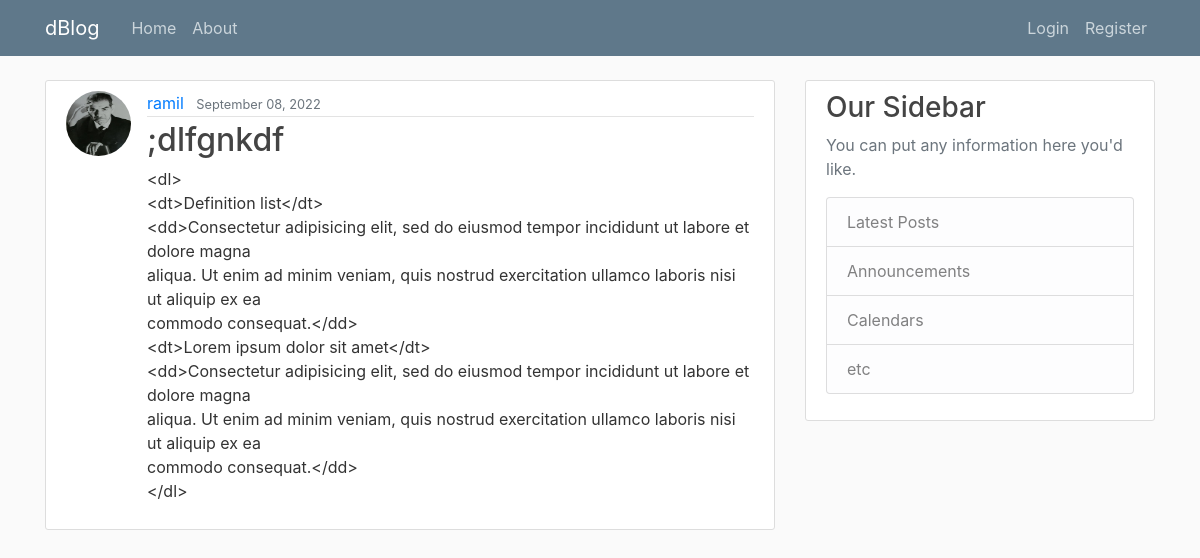
The page /post/14 on the database its author committed.
### blog/models.py (models this page shows, shortened)
class Post(models.Model):
    title = models.CharField(max_length=100)
    content = models.TextField()
    date_posted = models.DateTimeField(default=timezone.now)
    author = models.ForeignKey(User, on_delete=models.CASCADE)

class Profile(models.Model):
    user = models.OneToOneField(User, on_delete=models.CASCADE)
    image = models.ImageField(default='default.jpg', upload_to='profile_pics')

### blog/views.py (the view)
# urls.py: path('post/<int:pk>', PostDetailView.as_view(), name='post-detail'),
class PostDetailView(DetailView):
    model = Post

### blog/templates/blog/post_detail.html (shortened to what this page needs)
{% extends "blog/base.html" %}
{% block content %}
<article class="media content-section">
  <img class="rounded-circle article-img" src="{{ object.author.profile.image.url }}"/>
    <div class="media-body">
      <div class="article-metadata">
        <a class="mr-2" href="#">{{ object.author }}</a>
        <small class="text-muted">{{ object.date_posted|date:"F d, Y" }}</small>
      </div>
      <h2 class="article-title">{{object.title}}</h2>
      <p class="article-content">{{ object.content }}</p>
    </div>
  </article>
{% endblock %}

### blog/static/blog/main.css (style rules this page uses)
body { background: #fafafa; color: #333333; margin-top: 5rem; }
h1, h2, h3, h4, h5, h6 { color: #444444; }
.content-section { background: #ffffff; padding: 10px 20px; border: 1px solid #dddddd; border-radius: 3px; margin-bottom: 20px; }
.article-title { color: #444444; }
.article-content { white-space: pre-line; }
.article-img { height: 65px; width: 65px; margin-right: 16px; }
.article-metadata { padding-bottom: 1px; margin-bottom: 4px; border-bottom: 1px solid #e3e3e3 }

### rows shown on the page
Post: author.profile.image (picture), author "ramil", date_posted "September 08, 2022", title ";dlfgnkdf", content "<dl> <dt>Definition list</dt> <dd>Consectetur adipisicing elit, sed do eiusmod tempor incididunt ut labore et dolore magna aliqua. Ut enim ad minim veniam, quis nostrud exercitation ullamco laboris nisi ut aliquip ex ea commodo consequat.</dd> <dt>Lorem ipsum dolor sit amet</dt> <dd>Consectetur adipisicing elit, sed do eiusmod tempor incididunt ut labore et dolore magna aliqua. Ut enim ad minim veniam, quis nostrud exercitation ullamco laboris nisi ut aliquip ex ea commodo consequat.</dd> </dl>"
